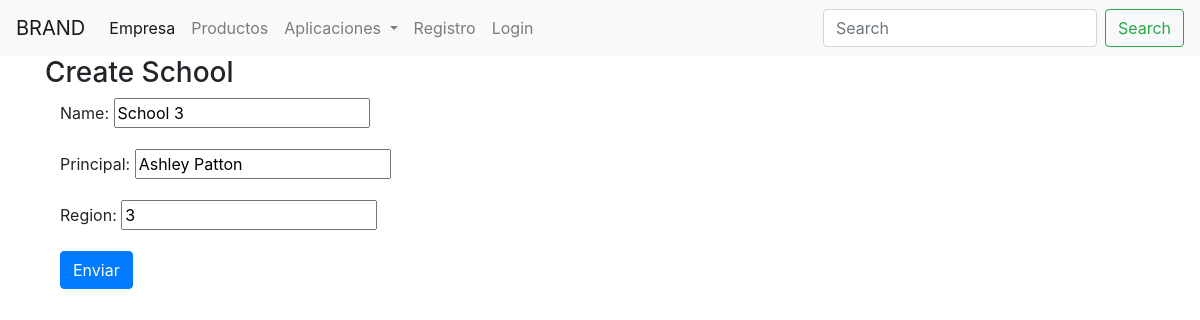
/school/update/4, run on the app's committed database.
### school/models.py (models this page shows, shortened)
class School(models.Model):
    name = models.CharField(max_length=256)
    principal = models.CharField(max_length=256)
    location = models.CharField(max_length=256)
    region = models.IntegerField(null=True)

### school/views.py (the view)
# urls.py: path('update/<int:pk>', views.SchoolUpdateView.as_view(), name='update'),
class SchoolUpdateView( UpdateView ):
    fields = ( 'name', 'principal', 'region')
    model = models.School
    template_name = 'school_form.html'

### school/templates/school_form.html (shortened to what this page needs)
{% extends "base.html" %}
{% block body_block %}
<h3>
{% if not form.instance.pk %}
Create School
{% else %}
Create School
{% endif %}
</h3>
<div class="container " >
<form class="form-group"  method="post">
  {{ form.as_p }}
  <input type="submit" class="btn btn-primary"  value="Enviar">
</form>
</div>
{% endblock %}

### data on the page
School: name "School 3", principal "Ashley Patton", region "3"
